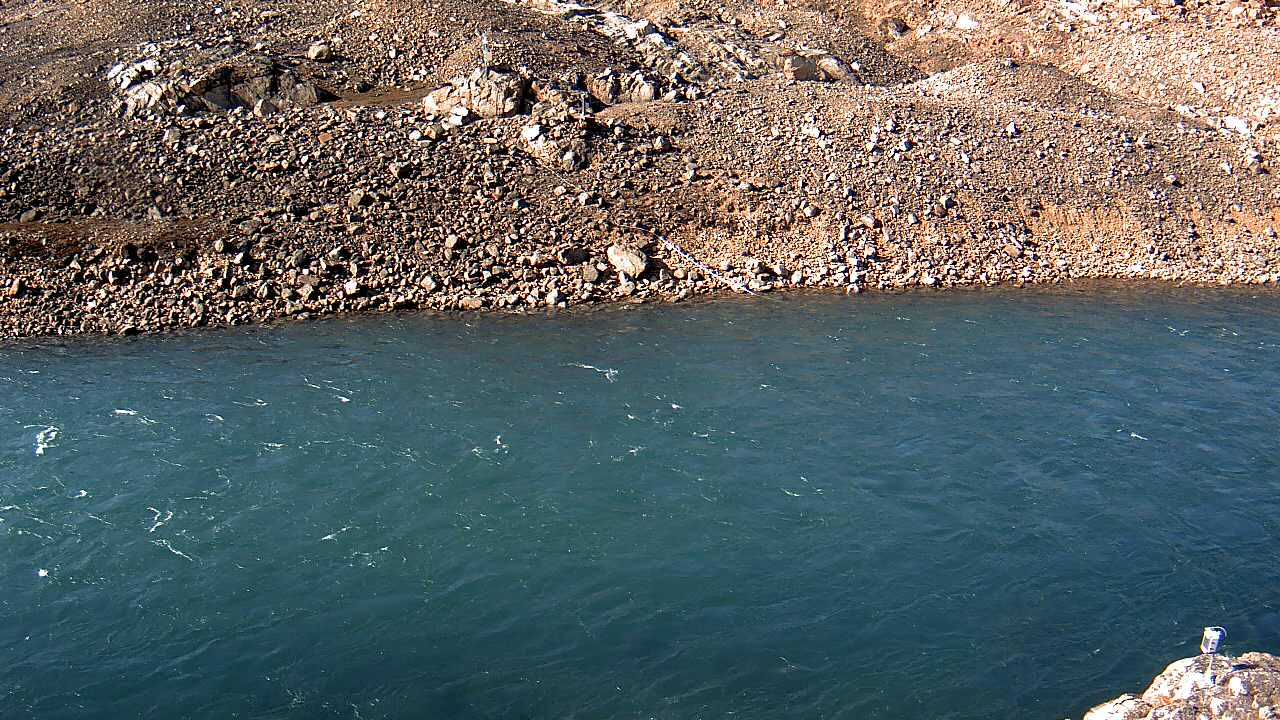
#> input picture cam_data/images/2019/INGLEFIELD_CAM_StarDot1_20190717_150000.jpg, 1280 x 720 px; its folder holds only this picture in this run
$ python waterline_detection.py
#> lines starting #> are read from the running program, lines starting #| are printed output that depends on the picture
"""
Script for delineating water stages from time-lapse images.

@author: Seth Goldstein
"""

import numpy as np
import matplotlib.pyplot as plt
from scipy import ndimage as ndi
from scipy import stats
from skimage import feature
from skimage.io import imread
import glob
import pandas as pd
from pathlib import Path
from datetime import datetime

# =============================================================================
# Detection & validation funcs
# =============================================================================

def validateEdge(imgs):
    '''User validate Canny Edge detection from a sequence of images'''
    choices = []
    for i in imgs:

        # Parse time stamp
        filename = str(Path(i).stem).split("_")[-2:]
        filename = ["".join(filename)][0]
        time = datetime.strptime(filename, '%Y%m%d%H%M%S')

        # Read and filter image
        image = imread(i, as_gray=True)
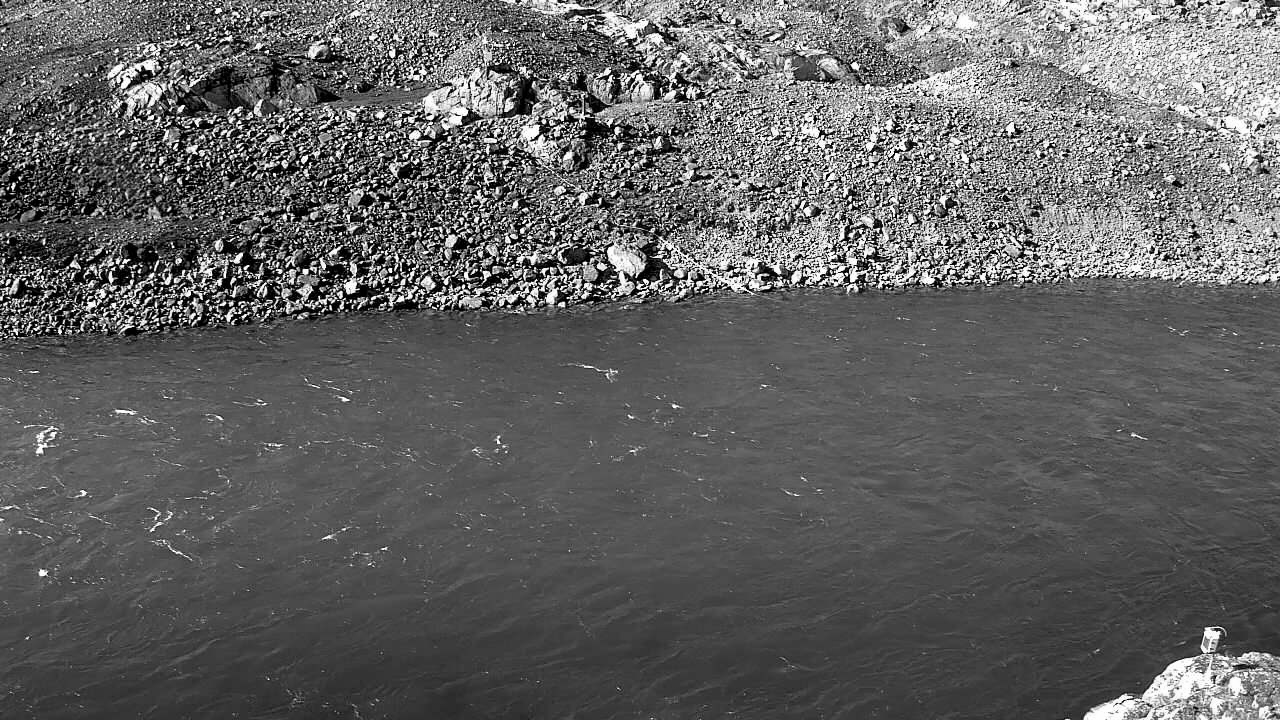
#> image: shape (720, 1280) float64; min 0, max 1, mean 0.386
        image = ndi.gaussian_filter(image, 3)
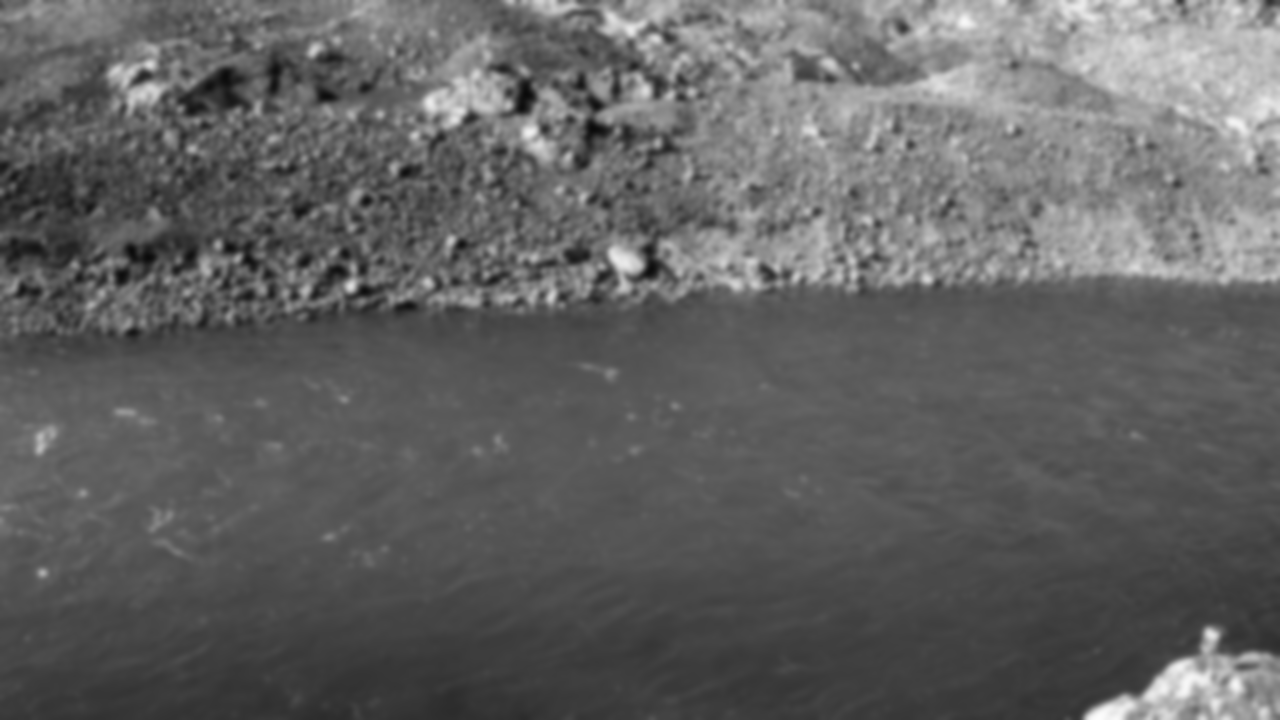
#> image: shape (720, 1280) float64; min 0.04, max 0.992, mean 0.386

        # Compute the Canny filter for two values of sigma
        edges = feature.canny(image, sigma=3)
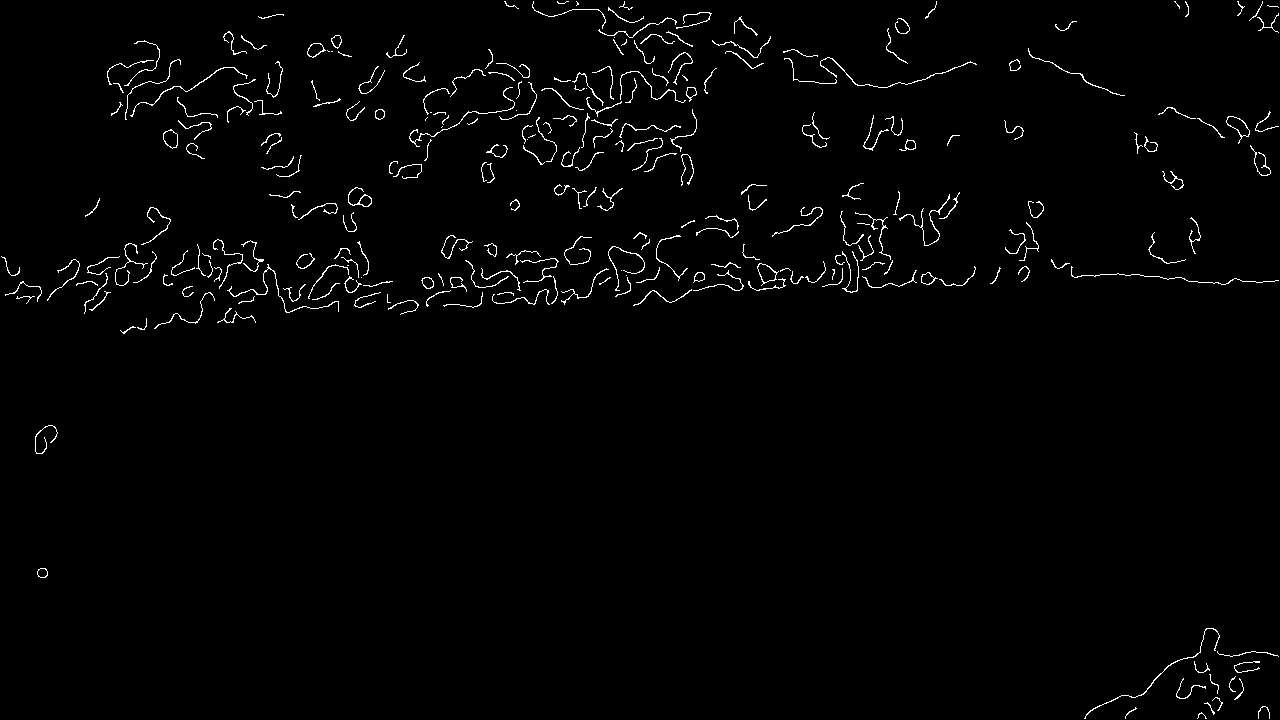
#> edges: shape (720, 1280) bool; 1.6% white in thin lines or dots

        # Compute row with most edges
        rows, cols = edges.shape
        rowsum = np.sum(edges.astype(int), axis = 1)
#> rowsum = 720 values, max 145 at index 281, min 0 at index 0, mean 19.87
        maxsum = rowsum.argmax()
#> maxsum = 281
        edgeline = [maxsum]*cols
#> edgeline = 1280 values from 281 to 281

        # Show image with rowsum line
        plt.imshow(image, cmap='gray')
        plt.plot(edgeline, color = "red", linewidth=1)
        plt.show()
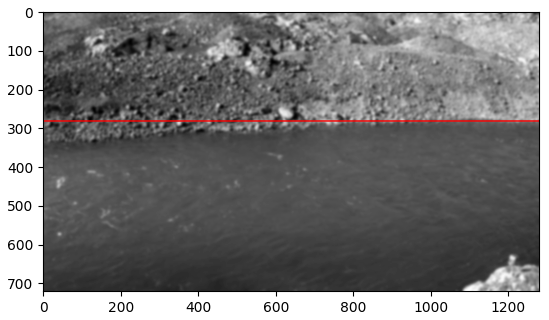
#> figure drawn by matplotlib, 1 panel

        # Check image with user input
        choice = input("Is the line at the top of the river water level? "+
                       "0 = no, 1 = yes (left), 2 = yes (right) ")
#> the answer given: y
#> (the run stopped early here; a loop or call above may not have finished)

$ run again, on cam_data/images/2019/INGLEFIELD_CAM_StarDot1_20190728_120000.jpg
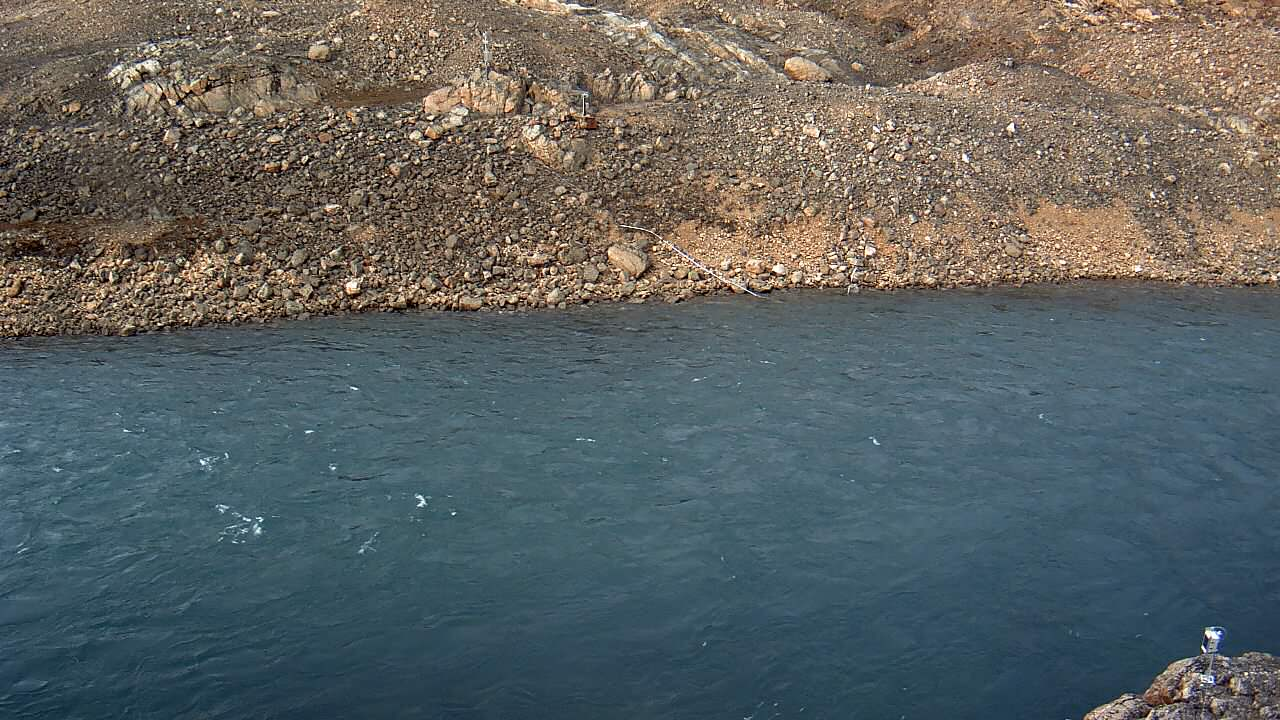
#> input picture cam_data/images/2019/INGLEFIELD_CAM_StarDot1_20190728_120000.jpg, 1280 x 720 px
#> in validateEdge, `edges = feature.canny(image, sigma=3)`:
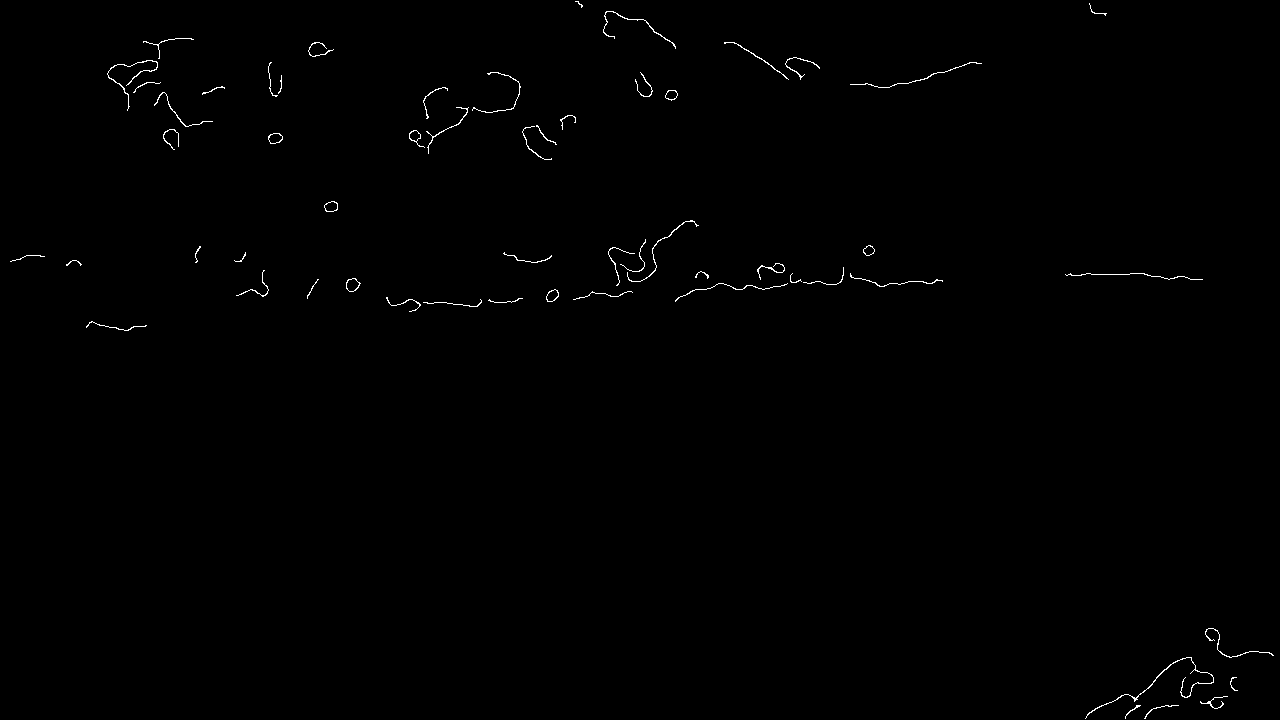
#> edges: shape (720, 1280) bool; 0.42% white in thin lines or dots
#> rowsum = 720 values, max 67 at index 274, min 0 at index 0, mean 5.44
#> maxsum = 274
#> edgeline = 1280 values from 274 to 274
#> in validateEdge, `plt.show()`:
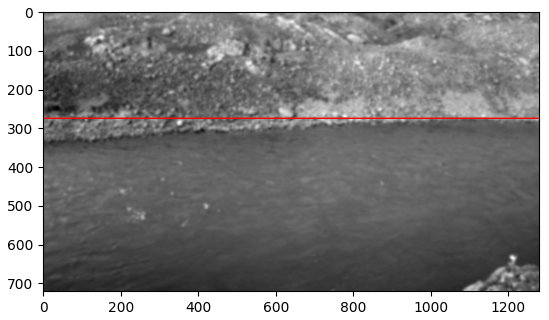
#> figure drawn by matplotlib, 1 panel

$ run again, on cam_data/images/2019/INGLEFIELD_CAM_StarDot1_20190803_060000.jpg
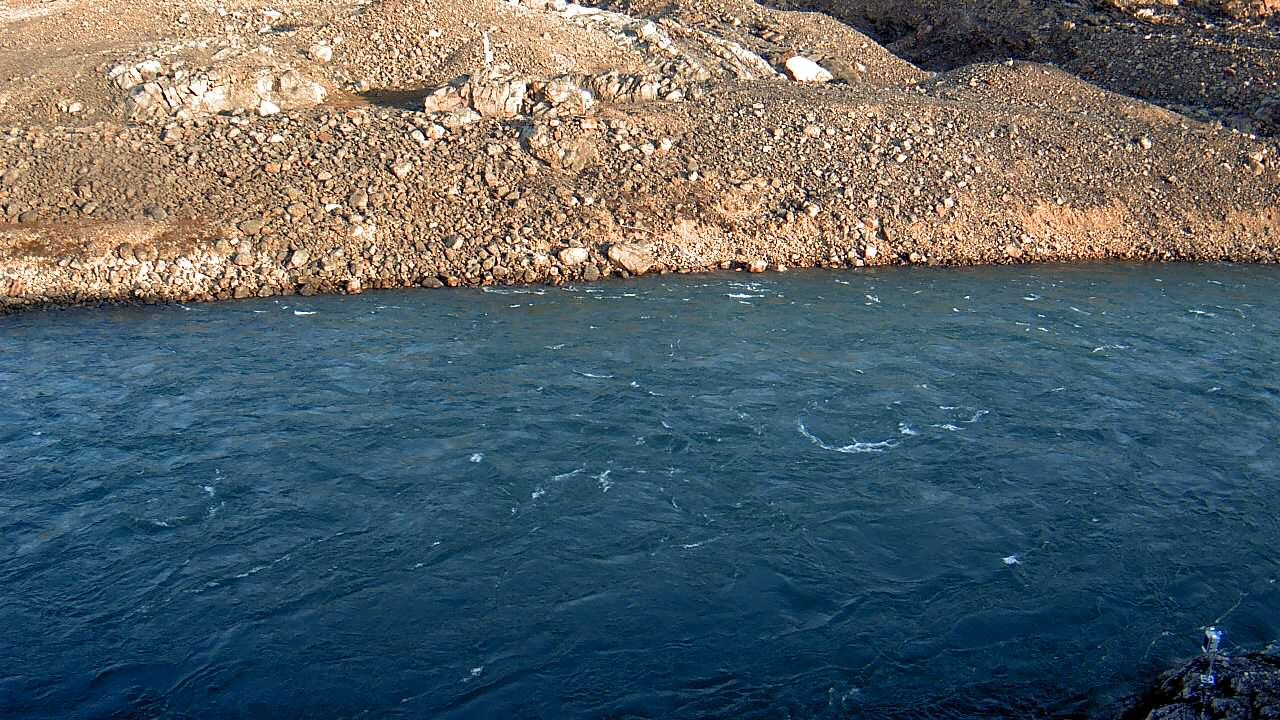
#> input picture cam_data/images/2019/INGLEFIELD_CAM_StarDot1_20190803_060000.jpg, 1280 x 720 px
#> in validateEdge, `edges = feature.canny(image, sigma=3)`:
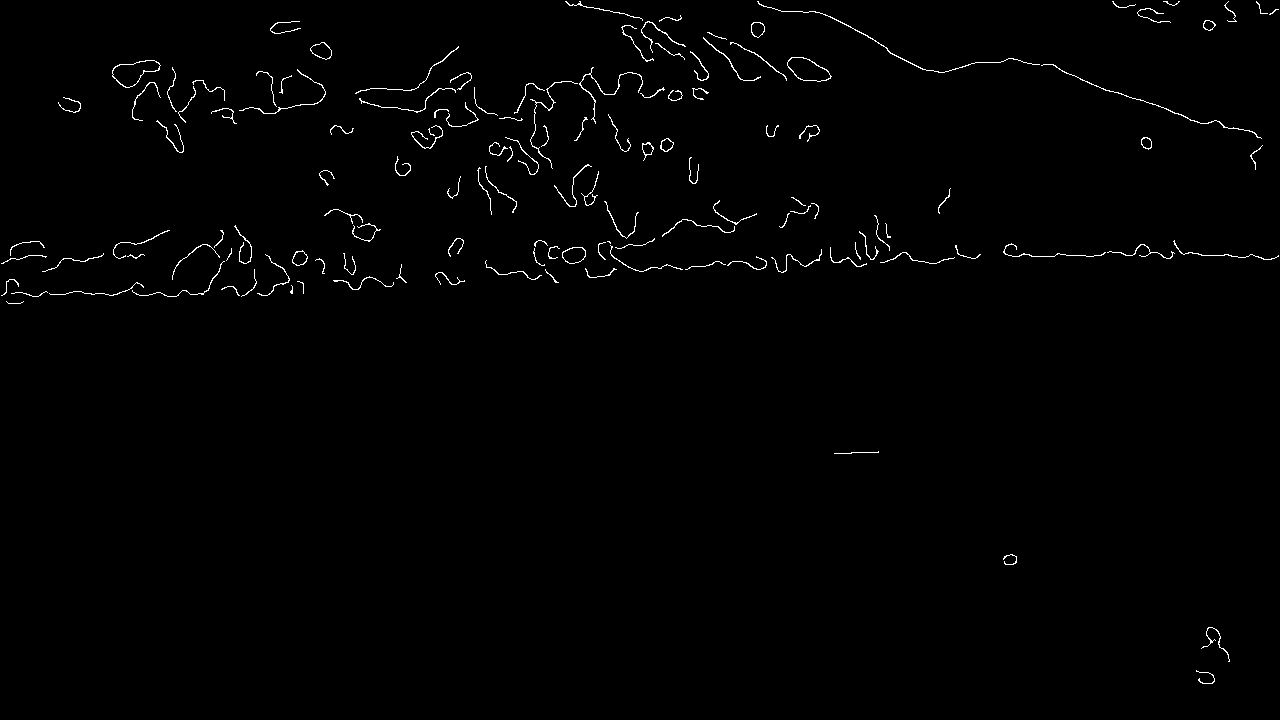
#> edges: shape (720, 1280) bool; 0.94% white in thin lines or dots
#> rowsum = 720 values, max 155 at index 255, min 0 at index 0, mean 12.03
#> maxsum = 255
#> edgeline = 1280 values from 255 to 255
#> in validateEdge, `plt.show()`:
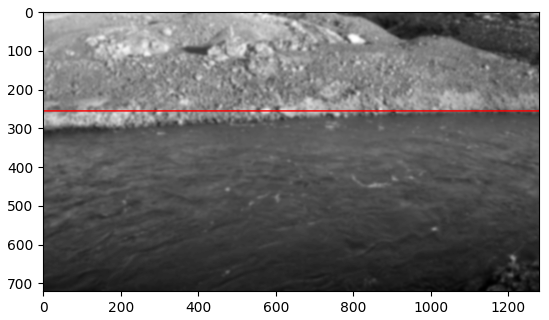
#> figure drawn by matplotlib, 1 panel

$ run again, on cam_data/images/2019/INGLEFIELD_CAM_StarDot1_20190827_090000.jpg
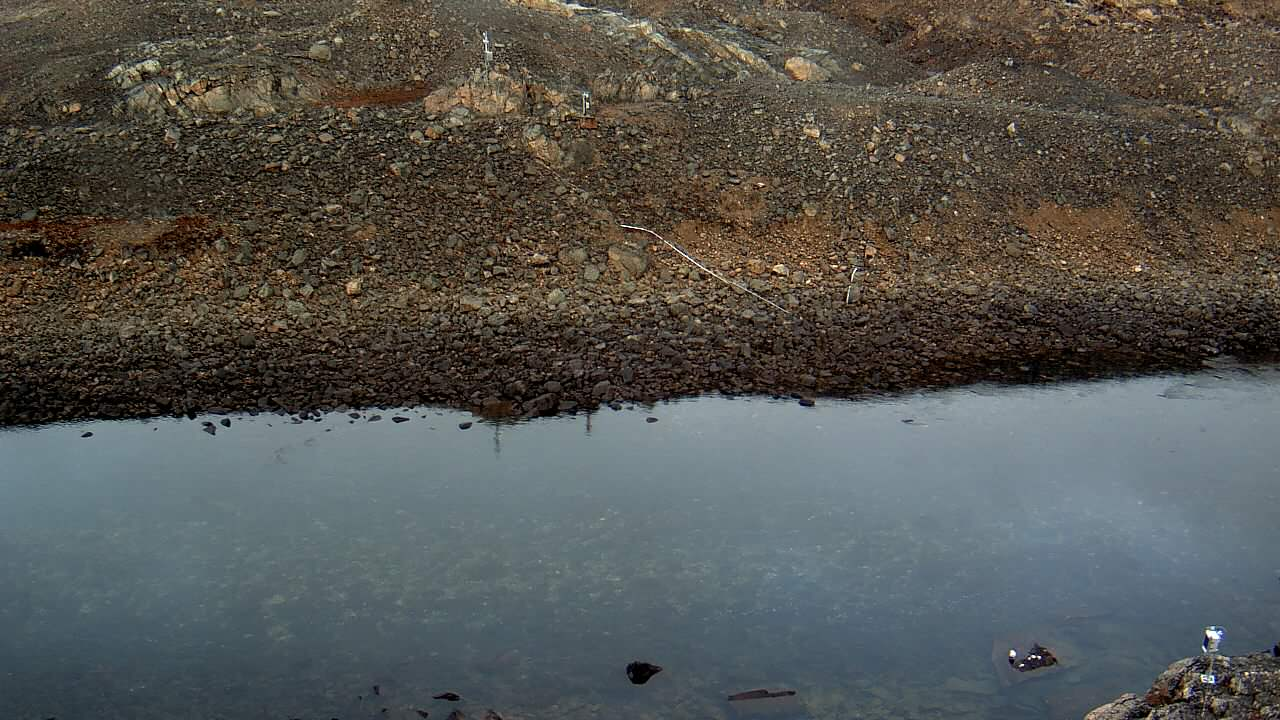
#> input picture cam_data/images/2019/INGLEFIELD_CAM_StarDot1_20190827_090000.jpg, 1280 x 720 px
#> in validateEdge, `edges = feature.canny(image, sigma=3)`:
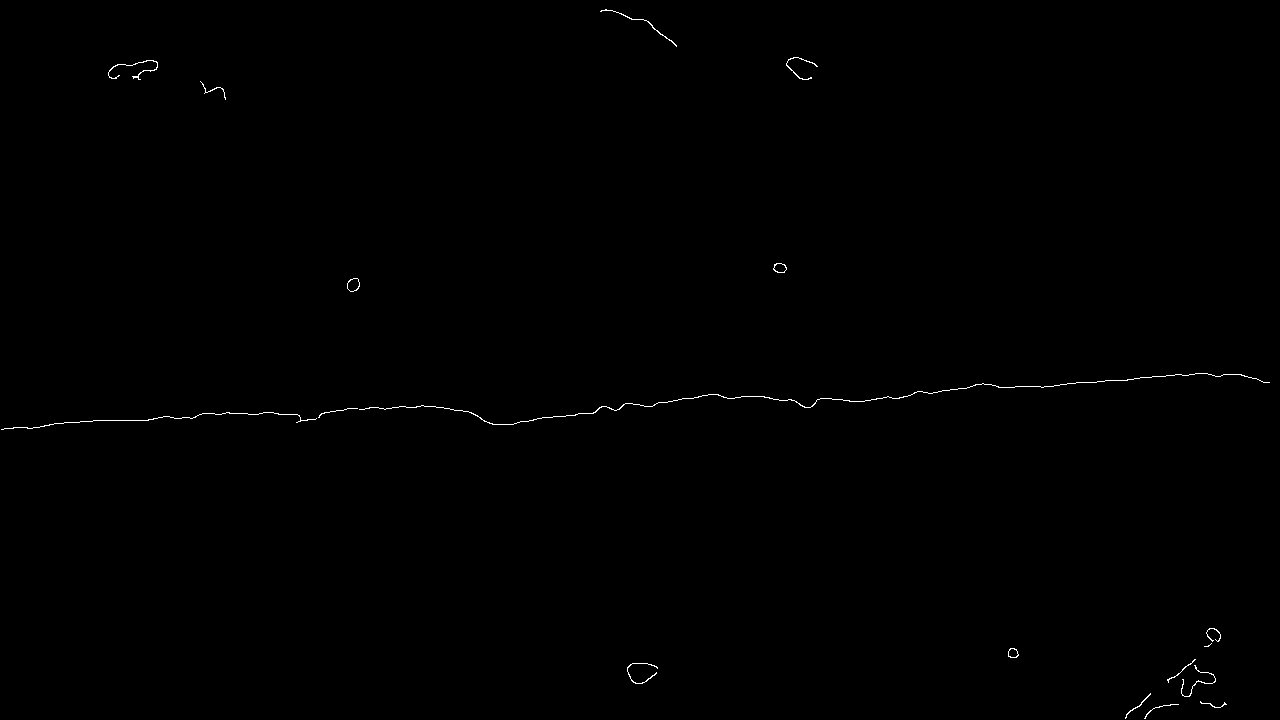
#> edges: shape (720, 1280) bool; 0.25% white in thin lines or dots
#> rowsum = 720 values, max 71 at index 420, min 0 at index 0, mean 3.15
#> maxsum = 420
#> edgeline = 1280 values from 420 to 420
#> in validateEdge, `plt.show()`:
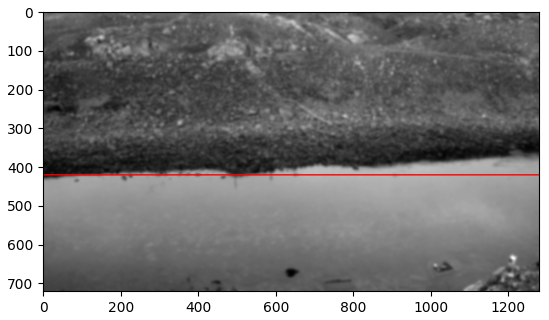
#> figure drawn by matplotlib, 1 panel
